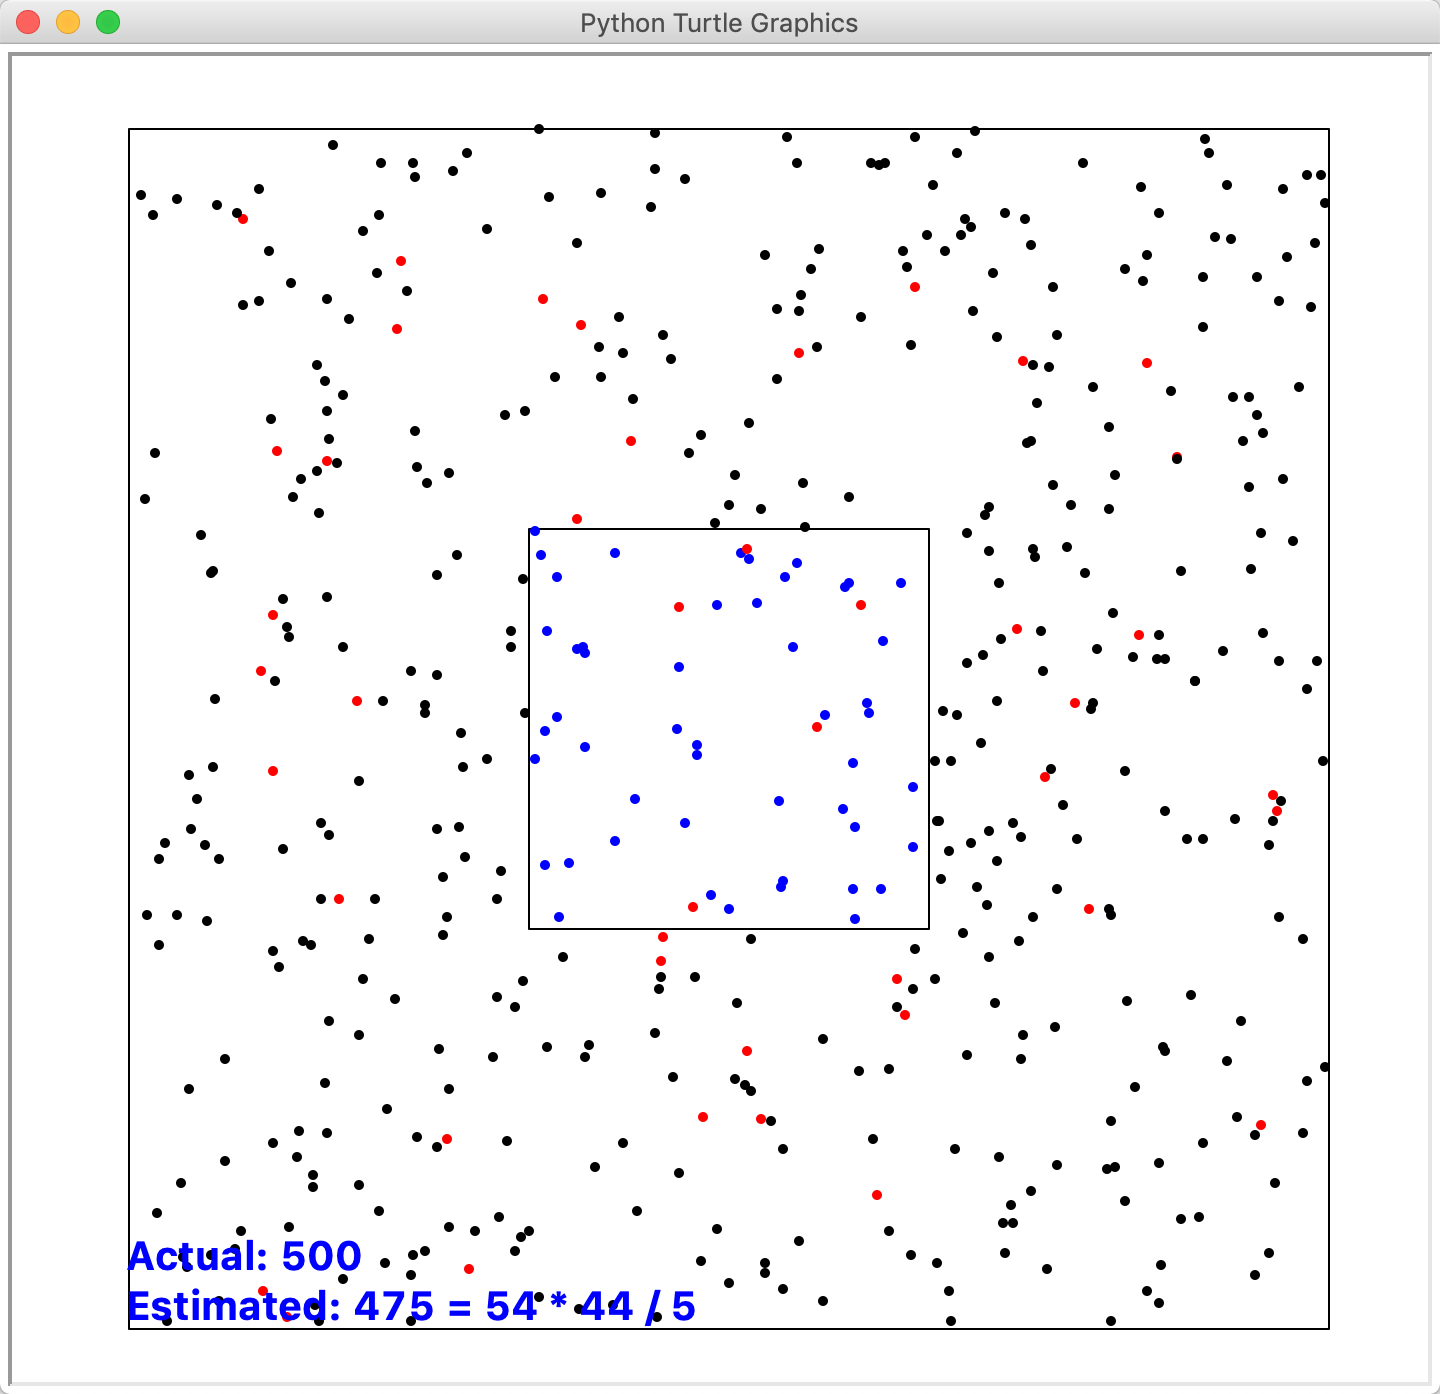

The script that drew this image:
import turtle, time
from random import random

turtle.tracer(0)

N = 500  # 总数
SIZEP = 300  # 池塘范围
SIZEC = 100  # 捕捉范围
RAND_SPEED = 50  # 随机游走速度
FONT = ('SYSTEM', 20, 'bold')
inner = lambda pos: all(-SIZEC <= x <= SIZEC for x in pos)

tt = turtle.Pen()
t_dot = turtle.Pen()
t_text = turtle.Pen()
for tur in tt, t_dot, t_text:
    tur.hideturtle()
    tur.penup()

t_text.goto(-300, -300)
t_text.color('blue')

# 生成初始池塘
pool = [[-SIZEP + SIZEP * random() * 2 for _ in 'xx'] for i in range(N)]
released = [inner(x) for x in pool]
n_released = sum(released)
for x in SIZEC, SIZEP:
    tt.goto(-x, x)
    tt.pendown()
    tt.goto(-x, -x)
    tt.goto(x, -x)
    tt.goto(x, x)
    tt.goto(-x, x)
    tt.penup()
turtle.update()

welldone = False
while not welldone:
    n_catched, n_marked = 0, 0
    t_dot.clear()
    for ind, pos in enumerate(pool):
        # 随机游走
        for i in 0, 1:
            pos[i] += (random() - 0.5) * RAND_SPEED
            if pos[i] > SIZEP:
                pos[i] -= SIZEP * 2
            elif pos[i] < -SIZEP:
                pos[i] += SIZEP * 2
        # 重捕+确定颜色
        if inner(pos):
            n_catched += 1
            if released[ind]:
                n_marked += 1
                t_dot.color('red')
            else:
                t_dot.color('blue')
        else:
            t_dot.color('red' if released[ind] else 'black')
        # 绘制
        t_dot.goto(pos)
        t_dot.dot()

    # 估算
    formula = '%d * %d / %d' % (n_catched, n_released, n_marked)
    if n_marked:
        n_calc = int(eval(formula))
        if 0.95 <= abs(n_calc / N) < 1.05:
            welldone = True
    else:
        n_calc = 'Too Many'
    t_text.clear()
    t_text.write(
        'Actual: %d\nEstimated: %s = %s' % (N, n_calc, formula), font=FONT)

    turtle.update()
    time.sleep(0.05)

turtle.done()
